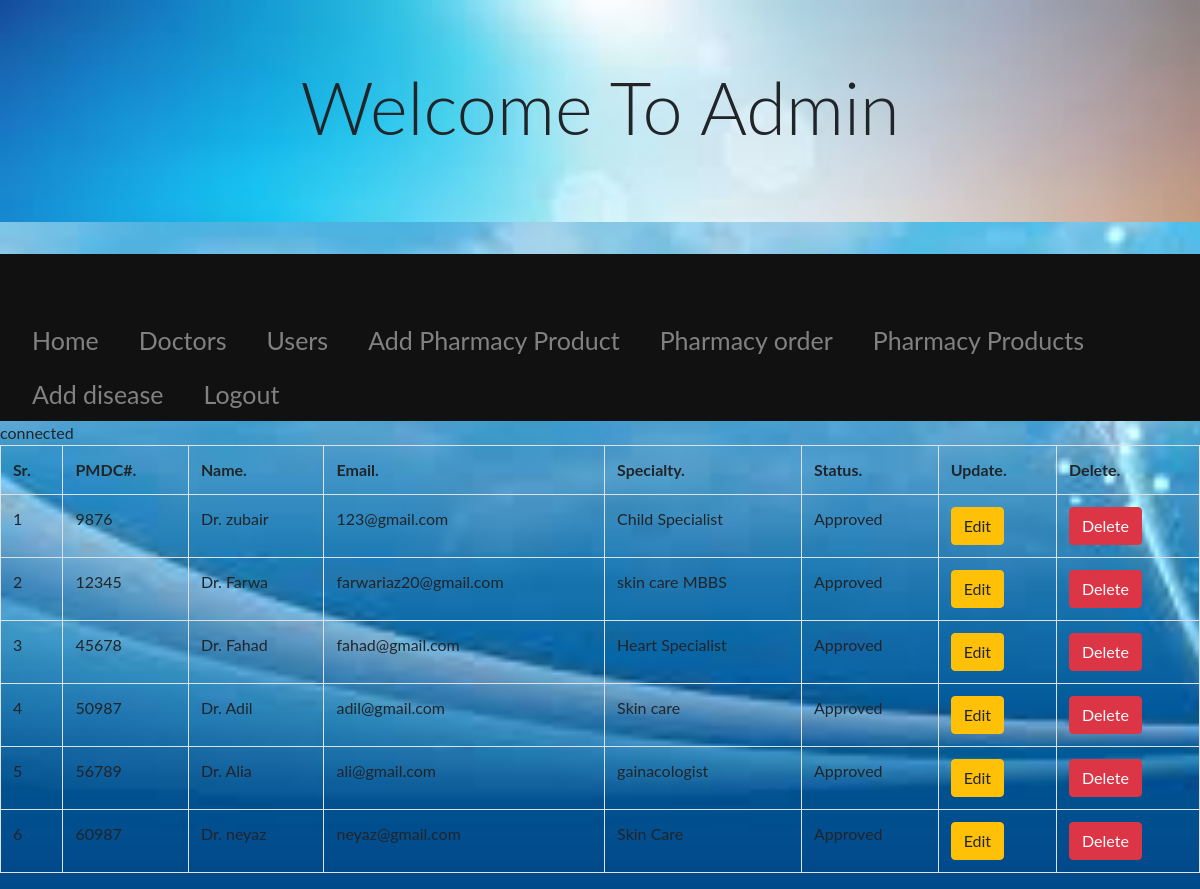
/admin/doc.php, run on the app's committed database.
### tables this page shows
CREATE TABLE `doctor` (
  `pmdc` int(5) NOT NULL,
  `name` varchar(30) NOT NULL,
  `email` varchar(30) NOT NULL,
  `specialty` varchar(30) NOT NULL,
  `password` varchar(30) NOT NULL,
  `status` varchar(20) NOT NULL
);

### admin/doc.php (the view, shortened to what this page needs)
<?php
include_once "head.php";
?>
<!DOCTYPE html>
<html>
<head>
</head>
<body>
<div class="jumbotron jumbotron-fluid" style="background-image:url(head.jpg); background-size:cover; ">
  <div class="container">
    <center><h1 class="display-3">Welcome To Admin</h1></center></div></div>
<div id="mySidenav" class="sidenav">
  <a href="home.php">Home</a>
  <a href="doc.php">Doctors</a>
  <a href="user.php">Users</a>
  <a href="add_product.php">Add Pharmacy Product</a>
  <a href="order.php">Pharmacy order</a>
  <a href="pharmacy.php">Pharmacy Products</a>
  <a href="add_disease.php">Add disease</a>
   <a href="logout.php">Logout</a>
</div>
<div>
  <table border="1" class="table table-bordered table-hover">
    <tr>
      <th>Sr.</th>
       <th>PMDC#.</th>
      <th>Name.</th>
      <th>Email.</th>
      <th>Specialty.</th>
      <th>Status.</th>
      <th>Update.</th>
      <th>Delete.</th>
    </tr>
<?php
include 'db.php';
$cat_fetch = "SELECT * FROM doctor";
$result_fetch = $db->query($cat_fetch);
$num_rows = $result_fetch->num_rows;
if($num_rows == 0){
echo "<td>No Category Found.</td>";
}else{
$count = 0;
while($rows = $result_fetch->fetch_assoc()){
$pmdc     = $rows['pmdc'];
$name     = $rows['name'];
$email    =$rows['email'];
$specialty =$rows['specialty'];
$status =   $rows['status'];
$count++;
?>
<tr>
  <td><?php echo $count;  ?></td>
  <td><?php echo $pmdc;  ?></td>
  <td><?php echo $name;  ?></td>
  <td><?php echo $email;  ?></td>
  <td><?php echo $specialty;  ?></td>
  <td><?php echo $status;  ?></td>
  <td><a class="btn btn-warning" href="doc.php?edit=<?php echo $id ?>">Edit</a></td>
<td><a class="btn btn-danger" href="doc.php?delete=<?php echo $id ?>">Delete</a></td>
</tr>
<?php
}
}
?>
</table>
</div>
</body>
</html>

### admin/doc.php (style rules this page uses)
html,body { background-image:url(hd.jpg); background-size:cover; }
body { font-family: "Lato", sans-serif; }
.sidenav { width : 100%; background-color: #111; overflow-x: hidden; padding-top: 60px; float: left; }
.sidenav a { padding: 8px 8px 8px 32px; text-decoration: none; font-size: 25px; color: #818181; float: left; }

### data on the page
doctor: pmdc "9876", name "Dr. zubair", email "123@gmail.com", specialty "Child Specialist", status "Approved"
doctor: pmdc "12345", name "Dr. Farwa", email "farwariaz20@gmail.com", specialty "skin care MBBS", status "Approved"
doctor: pmdc "45678", name "Dr. Fahad", email "fahad@gmail.com", specialty "Heart Specialist", status "Approved"
doctor: pmdc "50987", name "Dr. Adil", email "adil@gmail.com", specialty "Skin care", status "Approved"
doctor: pmdc "56789", name "Dr. Alia", email "ali@gmail.com", specialty "gainacologist", status "Approved"
doctor: pmdc "60987", name "Dr. neyaz", email "neyaz@gmail.com", specialty "Skin Care", status "Approved"
